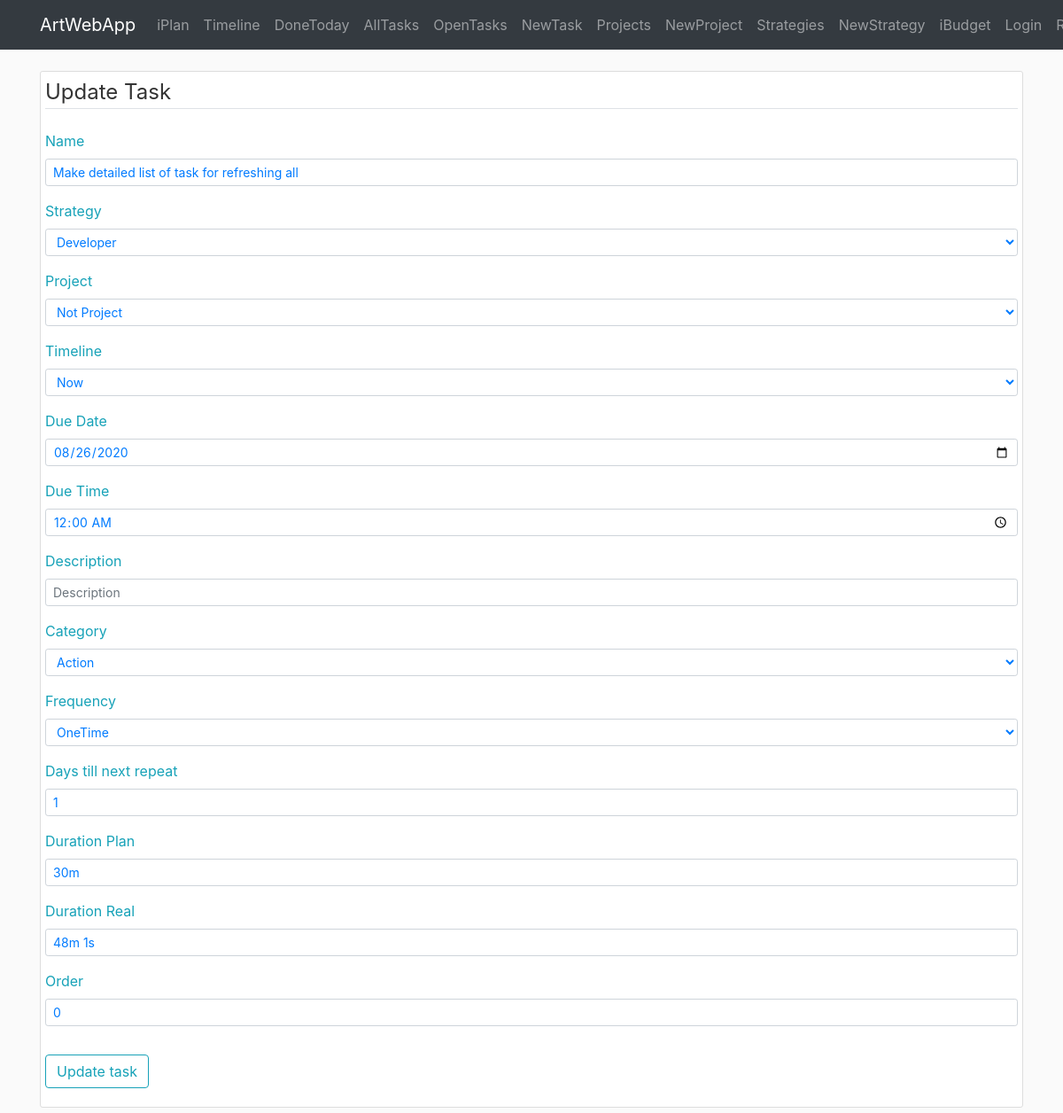
/iplan/task/update/27, run on the app's committed database.
### awa/iplan/models.py (models this page shows, shortened)
class Task(db.Model):
    id = db.Column(db.Integer, primary_key=True, autoincrement=True)
    name = db.Column(db.String(140), nullable=False)
    desc = db.Column(db.Text)
    category = db.Column(db.String(20))
    frequency = db.Column(db.String(10))
    frequency_days = db.Column(db.Integer)
    time_creation = db.Column(db.DateTime, default=datetime.now)
    time_completion = db.Column(db.DateTime)
    time_due = db.Column(db.DateTime)
    time_line = db.Column(db.String(20))
    duration_plan = db.Column(db.Interval, nullable=False, default=timedelta(0))
    duration_real = db.Column(db.Interval, nullable=False, default=timedelta(0))
    timer_start = db.Column(db.DateTime)
    order = db.Column(db.Integer)
    show_menu = db.Column(db.Boolean, default=True, nullable=False)
    id_strategy = db.Column(db.Integer, db.ForeignKey('strategy.id'), nullable=False)
    id_project = db.Column(db.Integer, db.ForeignKey('project.id'))

### awa/iplan/routes.py (the view)
@iplan.route('/iplan/task/update/<id_task>', methods=['GET', 'POST'])
def task_update(id_task):
    form_task = TaskForm()
    form_task.id_strategy.choices = [(item.id, item.name) for item in Strategy.query.all()]
    form_task.id_project.choices = [(item.id, item.name) for item in Project.query.order_by(Project.order).all()]
    form_task.category.choices = TASK_CATEGORY_CHOICES
    form_task.frequency.choices = TASK_FREQUENCY_CHOICES
    form_task.time_line.choices = TimeLine.selectfield_choices()
    task = Task.query.get_or_404(id_task)
    if form_task.validate_on_submit():
        task.name = form_task.name.data
        task.id_strategy = form_task.id_strategy.data
        task.id_project = form_task.id_project.data
        task.desc = form_task.desc.data
        task.category = dict(TASK_CATEGORY_CHOICES).get(form_task.category.data)
        task.frequency = dict(TASK_FREQUENCY_CHOICES).get(form_task.frequency.data)
        task.frequency_days = form_task.frequency_days.data
        task.duration_plan = duration_from_string(form_task.duration_plan.data)
        task.duration_real = duration_from_string(form_task.duration_real.data)
        task.time_line = form_task.time_line.data
        task.time_due = datetime(year=form_task.time_due_date.data.year, month=form_task.time_due_date.data.month, day=form_task.time_due_date.data.day) + timedelta(hours=form_task.time_due_time.data.hour, minutes=form_task.time_due_time.data.minute)
        task.order = form_task.order.data
        db.session.commit()
        return redirect(url_for('iplan.timeline'))
    elif request.method == 'GET':
        form_task.name.data = task.name
        form_task.id_strategy.data = task.id_strategy
        form_task.id_project.data = task.id_project
        form_task.desc.data = task.desc
        form_task.category.data = reverse_dict(TASK_CATEGORY_CHOICES).get(task.category, 1)
        form_task.frequency.data = reverse_dict(TASK_FREQUENCY_CHOICES).get(task.frequency, 1)
        form_task.frequency_days.data = task.frequency_days
        form_task.duration_plan.data = string_from_duration(task.duration_plan)
        form_task.duration_real.data = string_from_duration(task.duration_real)
        form_task.order.data = task.order
        form_task.time_line.data = task.time_line
        form_task.time_due_date.data = task.time_due
        form_task.time_due_time.data = task.time_due
        form_task.submit.label.text = 'Update task'
    return render_template('iplan/task_edit.html', form_task=form_task, legend='Update Task')

### awa/iplan/forms.py
class TaskForm(FlaskForm):
    name = StringField(label='Name', validators=[DataRequired(), Length(min=1, max=140)])
    desc = StringField(label='Description')
    duration_plan = StringField(label='Duration Plan')  # Is converted to Interval with duration_from_string
    duration_real = StringField(label='Duration Real')
    category = SelectField(label='Category', coerce=int)
    time_line = SelectField(label='Timeline')
    time_due_date = DateField(label='Due Date')
    time_due_time = TimeField(label='Due Time')
    frequency = SelectField(label='Frequency', coerce=int)
    frequency_days = IntegerField(label='Days till next repeat')
    order = IntegerField(label='Order')
    id_strategy = SelectField(label='Strategy', coerce=int)
    id_project = SelectField(label='Project', coerce=int)
    submit = SubmitField(label='Add Task')

### awa/iplan/utils.py (called while the page is built)
def reverse_dict(x):
    return {v: k for (k, v) in dict(x).items()}

def string_from_duration(x):
    if x is None or x.total_seconds() == 0:
        return '0h 0m'
    total_seconds = x.total_seconds()
    days = total_seconds // 86400
    total_seconds -= days * 86400
    hours = total_seconds // 3600
    total_seconds -= hours * 3600
    minutes = total_seconds // 60
    total_seconds -= minutes * 60
    seconds = total_seconds
    duration_items = [(days, 'd'), (hours, 'h'), (minutes, 'm'), (seconds, 's')]
    non_zero_items = 0
    for item in duration_items:
        if item[0] != 0:
            non_zero_items += 1
    if non_zero_items > 2:
        duration_items.pop(-1)
    outcome = ''
    for item in duration_items:
        if item[0] != 0:
            outcome += f'{int(item[0])}{item[1]} '
    return outcome[:-1]

    @staticmethod
    def selectfield_choices():
        return [(x, x) for x in TimeLine.categories]

### awa/templates/iplan/task_edit.html (shortened to what this page needs)
{% extends "layout.html" %}
{% block content %}
<div class="container">
     <div class="content-section">
         <form method="POST" action="">
            <fieldset class="form-group">
                <legend class="border-bottom  mb-4">{{legend}}</legend>
                <div class="form-group">
                    {{ form_task.name.label(class="form-control-label text-info text-info") }}
                    {% if form_task.name.errors %}
                        {{ form_task.name(class="form-control form-control-sm is-invalid") }}
                        <div class="invalid-feedback">
                            {% for error in form_task.name.errors %}
                                <span>{{ error }}</span>
                            {% endfor %}
                        </div>
                    {% else %}
                        {{ form_task.name(class="form-control form-control-sm text-primary", placeholder='Task') }}
                    {% endif %}
                </div>
                <div class="form-group">
                    {{ form_task.id_strategy.label(class="form-control-label text-info text-info") }}
                    {% if form_task.id_strategy.errors %}
                        {{ form_task.id_strategy(class="form-control form-control-sm is-invalid") }}
                        <div class="invalid-feedback">
                            {% for error in form_task.id_strategy.errors %}
                                <span>{{ error }}</span>
                            {% endfor %}
                        </div>
                    {% else %}
                        {{ form_task.id_strategy(class="form-control form-control-sm text-primary", placeholder='Strategy') }}
                    {% endif %}
                </div>
                <div class="form-group">
                    {{ form_task.id_project.label(class="form-control-label text-info text-info") }}
                    {% if form_task.id_project.errors %}
                        {{ form_task.id_project(class="form-control form-control-sm is-invalid") }}
                        <div class="invalid-feedback">
                            {% for error in form_task.id_project.errors %}
                                <span>{{ error }}</span>
                            {% endfor %}
                        </div>
                    {% else %}
                        {{ form_task.id_project(class="form-control form-control-sm text-primary", placeholder='Project') }}
                    {% endif %}
                </div>
                <div class="form-group">
                    {{ form_task.time_line.label(class="form-control-label text-info text-info") }}
                    {% if form_task.time_line.errors %}
                        {{ form_task.time_line(class="form-control form-control-sm is-invalid") }}
                        <div class="invalid-feedback">
                            {% for error in form_task.time_line.errors %}
                                <span>{{ error }}</span>
                            {% endfor %}
                        </div>
                    {% else %}
                        {{ form_task.time_line(class="form-control form-control-sm text-primary", placeholder='Task') }}
                    {% endif %}
                </div>
                <div class="form-group">
                    {{ form_task.time_due_date.label(class="form-control-label text-info text-info") }}
                    {% if form_task.time_due_date.errors %}
                        {{ form_task.time_due_date(class="form-control form-control-sm is-invalid") }}
                        <div class="invalid-feedback">
                            {% for error in form_task.time_due_date.errors %}
                                <span>{{ error }}</span>
                            {% endfor %}
                        </div>
                    {% else %}
                        {{ form_task.time_due_date(class="form-control form-control-sm text-primary") }}
                    {% endif %}
                </div>
                <div class="form-group">
                    {{ form_task.time_due_time.label(class="form-control-label text-info text-info") }}
                    {% if form_task.time_due_time.errors %}
                        {{ form_task.time_due_time(class="form-control form-control-sm is-invalid") }}
                        <div class="invalid-feedback">
                            {% for error in form_task.time_due_time.errors %}
                                <span>{{ error }}</span>
                            {% endfor %}
                        </div>
                    {% else %}
                        {{ form_task.time_due_time(class="form-control form-control-sm text-primary") }}
                    {% endif %}
                </div>
                <div class="form-group">
                    {{ form_task.desc.label(class="form-control-label text-info") }}
                    {% if form_task.desc.errors %}
                        {{ form_task.desc(class="form-control form-control-sm is-invalid") }}
                        <div class="invalid-feedback">
                            {% for error in form_task.desc.errors %}
                                <span>{{ error }}</span>
                            {% endfor %}
                        </div>
                    {% else %}
                        {{ form_task.desc(class="form-control form-control-sm text-primary", placeholder='Description') }}
                    {% endif %}
                </div>
                <div class="form-group">
                    {{ form_task.category.label(class="form-control-label text-info") }}
                    {% if form_task.category.errors %}
                        {{ form_task.category(class="form-control form-control-sm is-invalid") }}
                        <div class="invalid-feedback">
                            {% for error in form_task.category.errors %}
                                <span>{{ error }}</span>
                            {% endfor %}
                        </div>
                    {% else %}
                        {{ form_task.category(class="form-control form-control-sm text-primary", placeholder='Description') }}
                    {% endif %}
                </div>
                <div class="form-group">
                    {{ form_task.frequency.label(class="form-control-label text-info") }}
                    {% if form_task.frequency.errors %}
                        {{ form_task.frequency(class="form-control form-control-sm is-invalid") }}
                        <div class="invalid-feedback">
                            {% for error in form_task.frequency.errors %}
                                <span>{{ error }}</span>
                            {% endfor %}
                        </div>
                    {% else %}
                        {{ form_task.frequency(class="form-control form-control-sm text-primary", placeholder='Description') }}
                    {% endif %}
                </div>
                <div class="form-group">
                    {{ form_task.frequency_days.label(class="form-control-label text-info") }}
                    {% if form_task.frequency_days.errors %}
                        {{ form_task.frequency_days(class="form-control form-control-sm is-invalid") }}
                        <div class="invalid-feedback">
                            {% for error in form_task.frequency_days.errors %}
                                <span>{{ error }}</span>
                            {% endfor %}
                        </div>
                    {% else %}
                        {{ form_task.frequency_days(class="form-control form-control-sm text-primary", placeholder=1) }}
                    {% endif %}
                </div>
                <div class="form-group">
                    {{ form_task.duration_plan.label(class="form-control-label text-info") }}
                    {% if form_task.duration_plan.errors %}
                        {{ form_task.duration_plan(class="form-control form-control-sm is-invalid") }}
                        <div class="invalid-feedback">
                            {% for error in form_task.duration_plan.errors %}
                                <span>{{ error }}</span>
                            {% endfor %}
                        </div>
                    {% else %}
                        {{ form_task.duration_plan(class="form-control form-control-sm text-primary", placeholder='0h 0m')}}
                    {% endif %}
                </div>
                <div class="form-group">
                    {{ form_task.duration_real.label(class="form-control-label text-info") }}
                    {% if form_task.duration_real.errors %}
                        {{ form_task.duration_real(class="form-control form-control-sm is-invalid") }}
                        <div class="invalid-feedback">
                            {% for error in form_task.duration_real.errors %}
                                <span>{{ error }}</span>
                            {% endfor %}
                        </div>
                    {% else %}
                        {{ form_task.duration_real(class="form-control form-control-sm text-primary", placeholder='0h 0m')}}
                    {% endif %}
                </div>
                <div class="form-group">
                    {{ form_task.order.label(class="form-control-label text-info") }}
                    {% if form_task.order.errors %}
                        {{ form_task.order(class="form-control form-control-sm is-invalid") }}
                        <div class="invalid-feedback">
                            {% for error in form_task.order.errors %}
                                <span>{{ error }}</span>
                            {% endfor %}
                        </div>
                    {% else %}
                        {{ form_task.order(class="form-control form-control-sm text-primary", placeholder='0')}}
                    {% endif %}
                </div>
            </fieldset>
            <div class="form-group">
                {{ form_task.submit(class="btn btn-outline-info") }}
            </div>
        </form>
    </div>
{% endblock content %}

### awa/static/main.css (style rules this page uses)
body { background: #fafafa; color: #333333; margin-top: 5rem; }
.content-section { background: #ffffff; padding: 5px 5px; border: 1px solid #dddddd; border-radius: 3px; margin-bottom: 10px; }

### data on the page
Task: name "Make detailed list of task for refreshing all", id_strategy "Developer", id_project "Not Project", time_line "Now", category "Action", frequency "OneTime", frequency_days "1", duration_plan "30m", duration_real "48m 1s", order "0"

### other printed values
{{ legend }} "Update Task"
